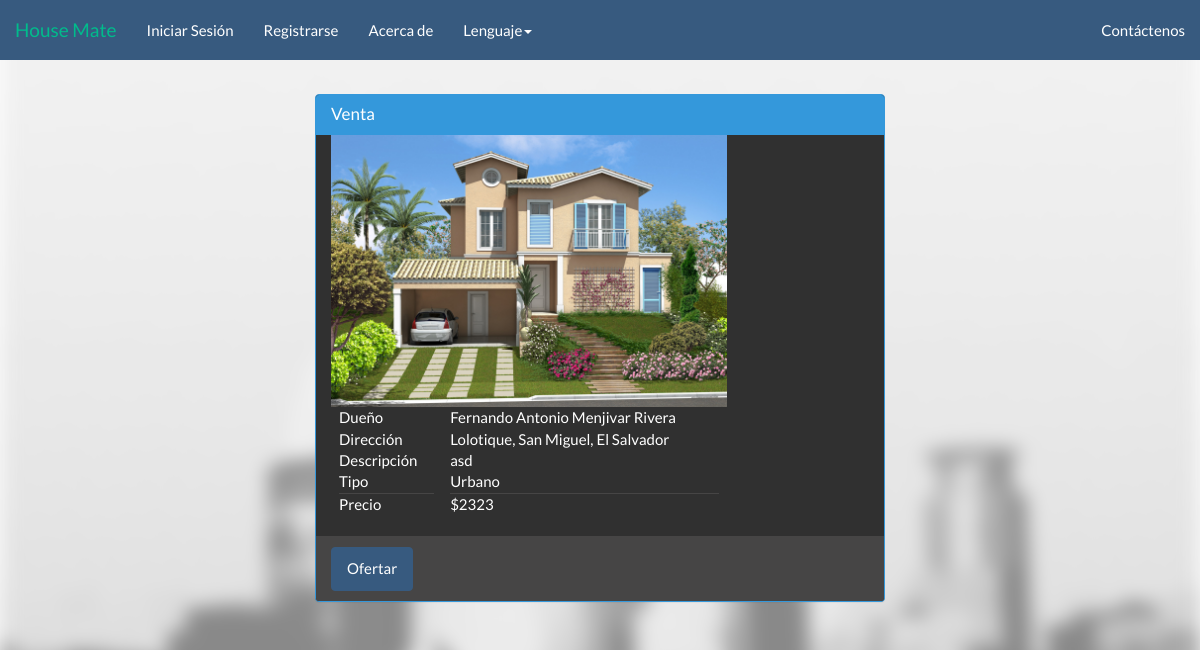
The app's page /HouseMate2_2/inmueble.php?IdInmueble=1, older data.
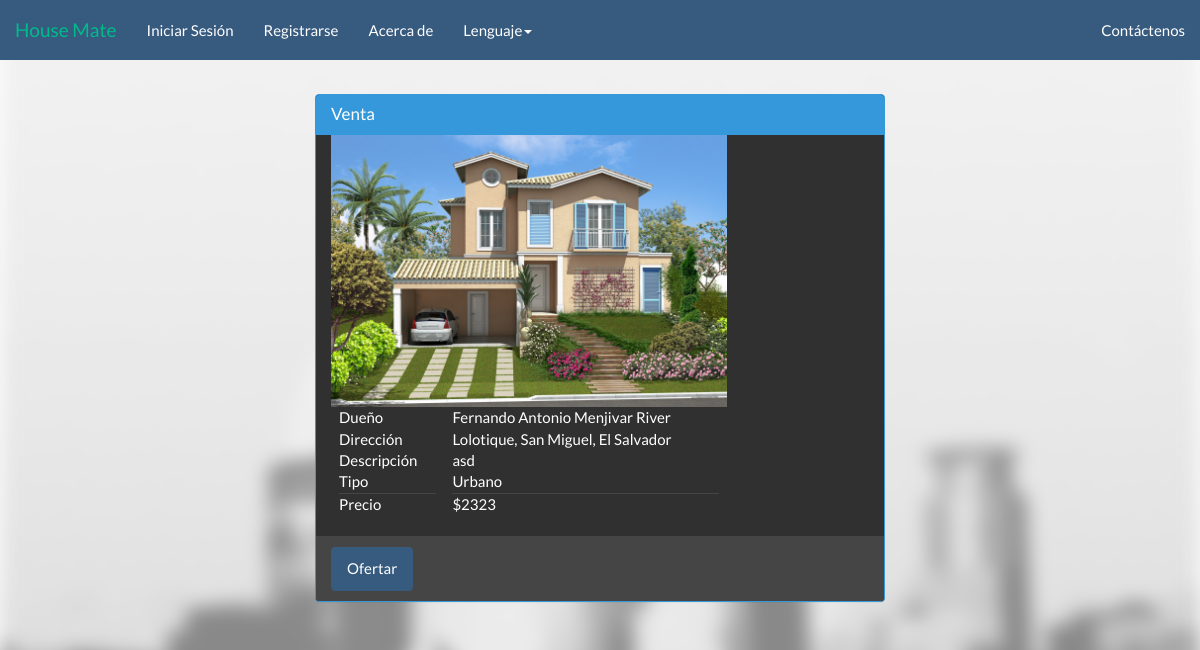
The same page, newer data.
### tables this page shows
CREATE TABLE IF NOT EXISTS `inmueble` (
  `IdInmueble` varchar(5) NOT NULL,
  `Dueno` varchar(5) DEFAULT NULL,
  `Direccion` varchar(140) NOT NULL,
  `Descripcion` varchar(140) NOT NULL,
  `VentaRenta` int(1) NOT NULL,
  `Tipopropiedad` int(1) NOT NULL,
  `Precio` varchar(20) NOT NULL,
  `Imagen` varchar(100) NOT NULL,
  `DescDire` text,
  `estado` varchar(1) NOT NULL,
  `areadeterreno` varchar(15) NOT NULL,
  `areadeconstruc` varchar(15) NOT NULL,
  `aprovado` varchar(1) NOT NULL,
  `age` varchar(2) NOT NULL,
  `valuo1` varchar(15) NOT NULL,
  `valuo2` varchar(15) NOT NULL,
  `total` varchar(20) NOT NULL,
  PRIMARY KEY (`IdInmueble`),
  KEY `Dueno` (`Dueno`)
);

CREATE TABLE IF NOT EXISTS `tbusuario` (
  `idUsuario` varchar(5) NOT NULL DEFAULT '',
  `nombre` varchar(20) DEFAULT NULL,
  `apellido` varchar(20) DEFAULT NULL,
  `fechanac` date NOT NULL,
  `correo` varchar(50) DEFAULT NULL,
  `usuario` varchar(20) DEFAULT NULL,
  `contra` varchar(20) DEFAULT NULL,
  `tipo` int(1) DEFAULT NULL,
  `image` varchar(40) DEFAULT NULL,
  PRIMARY KEY (`idUsuario`),
  UNIQUE KEY `usuario` (`usuario`),
  UNIQUE KEY `usuario_2` (`usuario`),
  UNIQUE KEY `correo` (`correo`)
);

### HouseMate2_2/Call/Lenguaje/Idiomas/langes.php (called while the page is built, shortened)
<?php
$lang = array();
$lang['denor'] = "Resultado :";
$lang['Constr'] ="Construcción";
$lang['lot'] = "Lote";
$lang['lotvalue'] = "Valor de lote";
$lang['builvalue'] = "Valor construcción";
$lang['VU'] = "Valor unitario";
$lang['FE'] = "Estado de conservación";
$lang['FD'] = "Factor depreciación";
$lang['VNR'] = "Valor neto";
$lang['VNR'] = "Valor neto nuevo";
$lang['FFU'] = "Factor funcionalidad";
$lang['VUR'] = "Vida útil remanente";
$lang['ValuoR'] = "Valuar inmueble";
$lang['Valuo'] = "Valuar";
$lang['agev'] = "Vida útil";
$lang['ages'] = "Age";
$lang['age'] = "Edad de construcción";
$lang['NoTa'] = "Tags normales";
$lang['NoTa2'] = "Tags extras";
$lang['are'] = "Área";
$lang['area1'] = "Área de terreno";
$lang['area2'] = "Área construcción";
$lang['esta1'] = "Nuevo";
$lang['esta2'] = "Bueno";
$lang['esta3'] = "Medio";
$lang['esta4'] = "Regular";
$lang['esta5'] = "Reparaciones sencillas";
$lang['esta6'] = "Reparaciones medias";
$lang['esta7'] = "Reparaciones importantes";
$lang['esta8'] = "Reparaciones cruciales";
$lang['esta9'] = "En desecho";
$lang['esta10'] = "Inrreversible";
$lang['ME'] = "Modifciar empresa";
$lang['Titulo'] = "Título";
$lang['TY'] = "No puedes repetir un título";
$lang['Request'] = "Solicitar";
$lang['Start'] = "Inicio";
$lang['Anuncios'] = "Anuncio";
$lang['UpgradeM'] = "Mejorar";
$lang['accept'] = "Aceptar";
$lang['No'] = "Rechazado";
$lang['mensaje'] = "Mensaje";
$lang['YTE'] = "Ya tiene una empresa";
$lang['TE'] = "Tiene una empresa";
$lang['Need'] = "No tengo cuenta";
$lang['Page_title'] = 'House Mate';
$lang['Cuenta'] = 'Registrarse';
$lang['Acerca'] = 'Acerca de';
$lang['Config'] = 'Configuración';
$lang['Informacion'] = 'Información';
$lang['Solicitud'] = "Solicitud";
$lang['Status'] = "Estado";
$lang['aprovado'] = "Aprovado";
$lang['naprovado'] = "No aprovado";
$lang['compose'] = "Enviar";
$lang['nocuentaop'] = "Para poder acceder a estas funciones debes mejorar tu cuenta";
$lang['Aqui'] = "Aqui!!";
$lang['new-empresa'] = " esta interesado en ti";
$lang['res-empresa'] = "Solicitudes de empresas";
?>

### HouseMate2_2/inmueble.php (the view, shortened to what the changed rows need)
<!DOCTYPE HTML>
<?php
require ("Call/Lenguaje/lenguaje.php");
?>
<html>
<head>
   <?php
    include "Call/spr.php";
?>
</head>
<body>
<?php
if(isset($_SESSION['tip']))
{
	switch($_SESSION['tip'])
	{
		case 1:
		include("Header/barranav2.php");
		break;
		case 2:
		break;
		case 3:
        include("Header/barranav3.php");
		break;
		case 4:
		include("Header/barranav6.php");
		break;
		default:
		include "Header/barranav0.php";
		break;
	}
}
else
{
	include "Header/barranav0.php";
}
?>
 <br>
<div id="main">
    <div class="row">
    <?php
        $casa = $_GET['IdInmueble'];
        $consulta = ( "select inmueble.*, tbusuario.IdUsuario, tbusuario.nombre, tbusuario.apellido from inmueble  left join tbusuario on inmueble.Dueno = tbusuario.idUsuario WHERE inmueble.IdInmueble = '$casa'");
        $cs = mysql_query($consulta);
        while ($row=mysql_fetch_array($cs)){
    ?>
        <div class="col-xs-12 col-sm-12 col-md-6 col-lg-6 col-xs-offset-0 col-sm-offset-0 col-md-offset-3 col-lg-offset-3 toppad" >
          <div class="panel panel-info">
            <div class="panel-heading">
                <h3 class="panel-title">
                    <?php
                        if($row['VentaRenta'] == "1"){
                            echo $lang['Venta'];
                        }
                        else{
                            echo $lang['Renta'];
                        }
                    ?>
                </h3>
            </div>
            <div class="panel-body">
            <center>
                  <div class="row">
                    <div class=" col-md-9 col-lg-9 ">
                        <img src="<?php echo $row['Imagen'] ?>" height="100%" width="100%">
                    <table class="table table-user-information">
                    <tbody>
                      <tr>
                        <td><?php echo $lang['Duen'];?></td>
                        <td><?php echo $row['nombre']." ".$row['apellido'] ?></td>
                      </tr>
                        <tr>
                        <td><?php echo $lang['Direccion'];?></td>
                        <td><?php echo $row['Direccion'] ?></td>
                        </tr>
                      <tr>
                        <td><?php echo $lang['Descripcion'];?></td>
                        <td><?php echo $row['Descripcion'] ?></td>
                      </tr>
                      <tr>
                        <td><?php echo $lang['tipo'];?></td>
                        <td><?php
                            if($row['Tipopropiedad'] == 1){
                                echo $lang['Urbana'];
                            }elseif($row['Tipopropiedad'] == 2){
                                echo $lang['Rustico'];
                            }
                            ?>
                        </td>
                      </tr>
                      <tr>
                        <td><hr><?php echo $lang['precio'];?></td>
                        <td><hr>$<?php echo $row['Precio'] ?></td>
                      </tr>
                    </tbody>
                  </table>
                    </div>
                  </div>
            </div>
            <div class="panel-footer">
								<?php
										$inmueble = $row['IdInmueble'];
								?>
                <a href='convenio.php?IdInmueble=<?=$inmueble;?>' name="mejorar" class="btn btn-primary" ><?php echo $lang['Offer'] ?></a>
            <?php
                }
            ?>
            </div>
            </div>
        </div>
        </div>
    </div>
</body>
</html>

Row changes from the older to the newer data that the page shows:
changed inmueble "Lolotique, San Miguel, El Salvador": tbusuario.apellido "Menjivar Rivera" → "Menjivar River"
